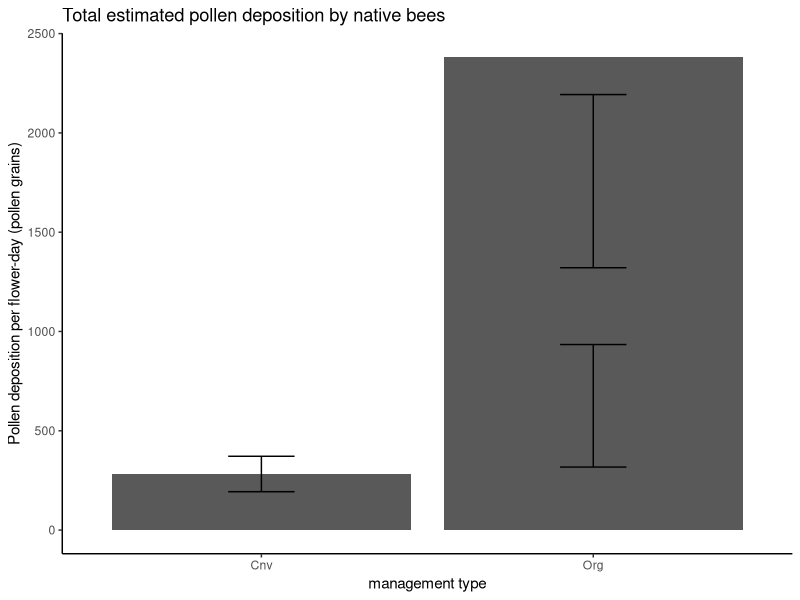

Recreate this plot in R.
## ---- chunk 1
# Loading in necessary packages
suppressPackageStartupMessages(library(dplyr))
suppressPackageStartupMessages(library(ggplot2))

# reading in the data 
watermelon <- read.csv("watermelon.csv")

# Grouping the different farm types
# Calcuating standard error for error bars 
watermelon_org <- watermelon %>%
  group_by(management, prox_habitat) %>%
  summarize(mean_pollen = mean(Pollen_deposition),
            sd_pollen = sd(Pollen_deposition), 
            count = n(),
            se_pollen = (sd_pollen/sqrt(count)))

# barplot by farm type 
watermelon_org %>%
ggplot(aes(x = management, prox_habitat, y = mean_pollen)) +
  geom_bar(stat = "identity") + theme_classic() +
  ggtitle("Total estimated pollen deposition by native bees") +  
       ylab("Pollen deposition per flower-day (pollen grains)") +  
       xlab("management type") + labs(fill = "proximity to natural habitat") +
  geom_errorbar(aes(ymin = mean_pollen - se_pollen, ymax = mean_pollen +se_pollen), width = 0.2)
